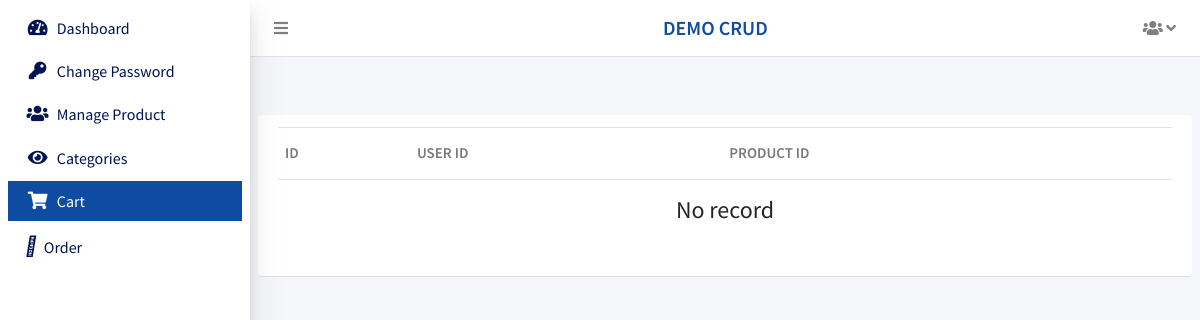
The page /admin/mycart.php (signed in) on the database as committed earlier.
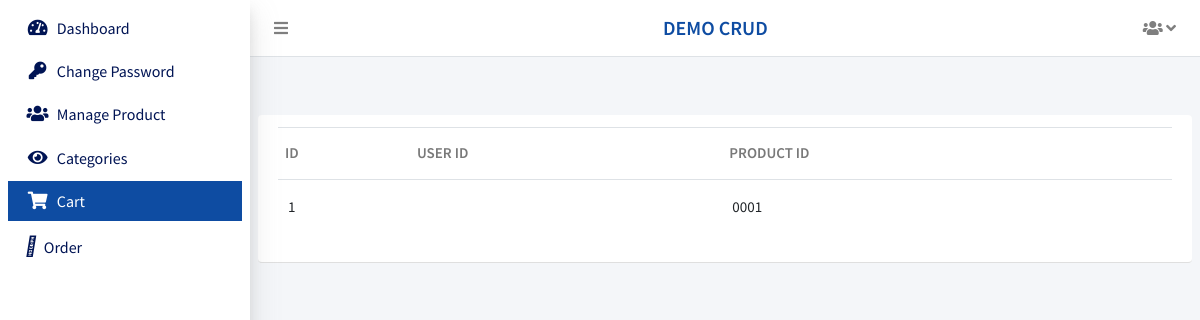
The same page on the database as committed later.
### tables this page shows
CREATE TABLE `tbl_cart` (
  `id` int(11) NOT NULL,
  `cart_id` int(11) NOT NULL,
  `product_id` varchar(255) NOT NULL
);

### include/DbConfig.php (called while the page is built, shortened)
<?php
class DbConfig
{
    private $_host = 'localhost';
    private $_username = 'root';
    private $_password = '';
    private $_database = 'projects';
    protected $connection;
    public function __construct()
    {
        if (!isset($this->connection)) {
            $this->connection = new mysqli($this->_host, $this->_username, $this->_password, $this->_database);
        }
        return $this->connection;
    }
}
?>

### include/Crud.php (called while the page is built, shortened)
<?php
include_once 'DbConfig.php';
class Crud extends DbConfig
{
    public function getData($query)
    {
        $result = $this->connection->query($query);
        $rows = array();
        while ($row = $result->fetch_assoc()) {
            $rows[] = $row;
        }
        return $rows;
    }
}
?>

### admin/mycart.php (the view, shortened to what this page needs)
<?php require("admin-header.php");
include_once 'DbConfig.php';
?>
<div class="content-wrapper">
    <section class="content-header">
    </section>
    <section class="content nw-list">
        <div class="row d-flex align-items-stretch">
            <div class="col-lg-12">
                <div class="card-body listing-list">
                    <div class="table-tabs w-100 float-left">
                        <?php
				    	$where = '   ';
						?>
                        <table class="table style-1 tbl-listings">
                            <thead>
                                <tr role="row">
                                    <th>Id</th>
									<th>User id</th>
									<th>Product id</th>
                                </tr>
                            </thead>
                            <tbody>
                                <?php
								$sql = "SELECT COUNT(*) as count  FROM " . TABLE_PREFIX . "cart where 1=1 $where order by id desc";
								$r = $crud->getData($sql);
								$totalrecord = $numopen = $numrows = $r[0]['count'];
								$rowsperpage = PAGINATION;
								$totalpages = ceil($numrows / $rowsperpage);
								if (isset($_GET['currentpage']) && is_numeric($_GET['currentpage'])) {
									$currentpage = (int) $_GET['currentpage'];
								} else {
									$currentpage = 1;
								}
								if ($currentpage > $totalpages) {
									$currentpage = $totalpages;
								}
								if ($currentpage < 1) {
									$currentpage = 1;
								}
								$offset = ($currentpage - 1) * $rowsperpage;
								$sql = "SELECT * FROM " . TABLE_PREFIX . "cart where 1=1 $where order by id desc LIMIT " . $offset . ", " . $rowsperpage . "";
								$result = $crud->getData($sql);
								foreach ($result as $obj) {
								?>
                                <tr>
								    <td>
									<?php echo $obj['id'];  ?>
                                    </td>
									<td>
									</td>
									<td>
									<?php echo $obj['product_id'];  ?>
									</td>
                                </tr>
                                <?php }
								?>
                                <?php
								if ($totalrecord <= 0) {
									echo "<tr><td colspan='9'><h4  class='text-center'>No record</h4></td></tr>";
								}
								?>
                            </tbody>
                        </table>
                    </div>
                </div>
            </div>
        </div>
    </section>
    <?php
	require("admin-footer.php");
	?>

Rows that differ between the two databases and show on the page:
added tbl_cart: id "1", product "0001"
Other text that changed with them:
text no longer shown: "No record"
